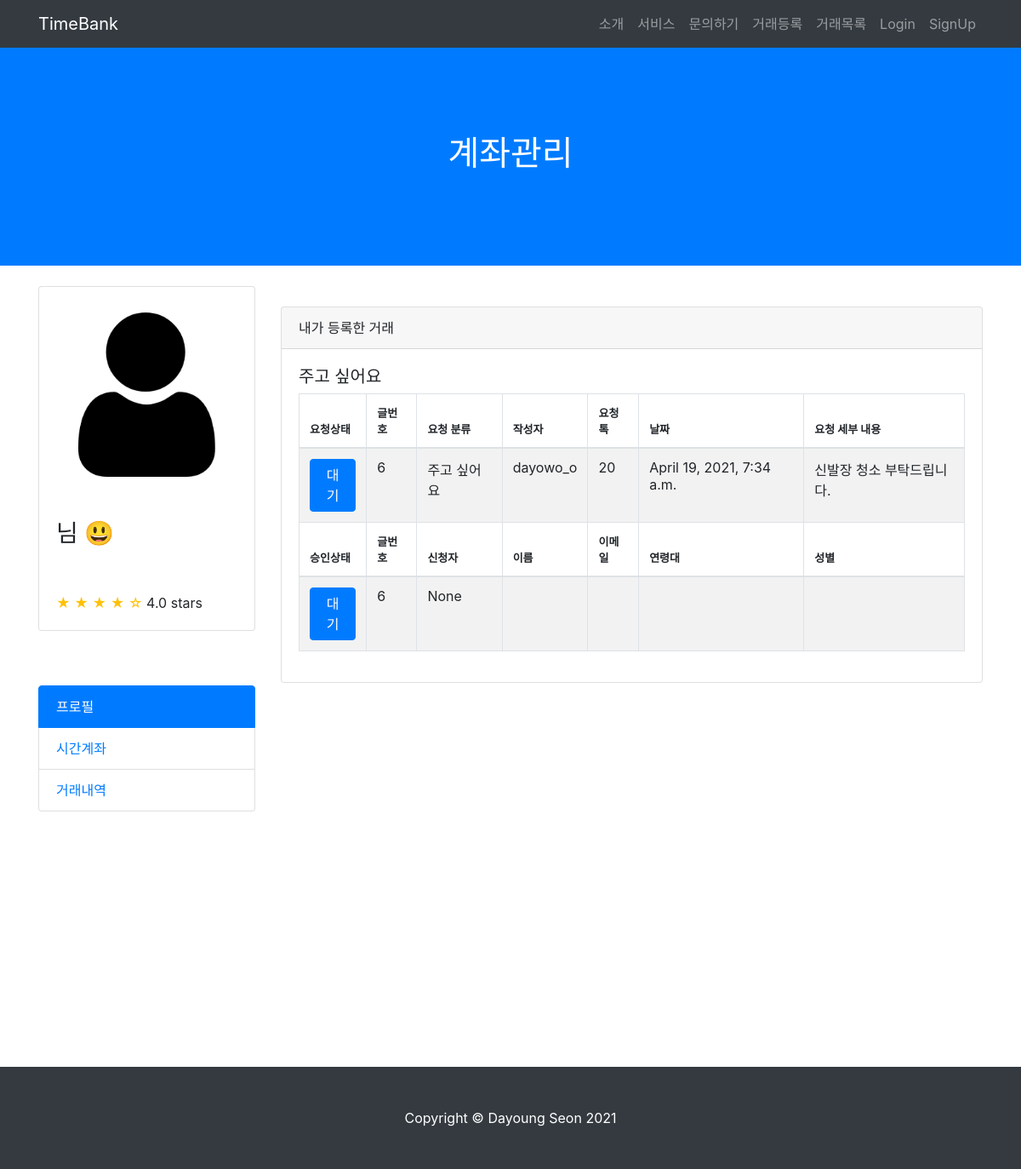
Page /account/my_post_detail/6 on the earlier database version.
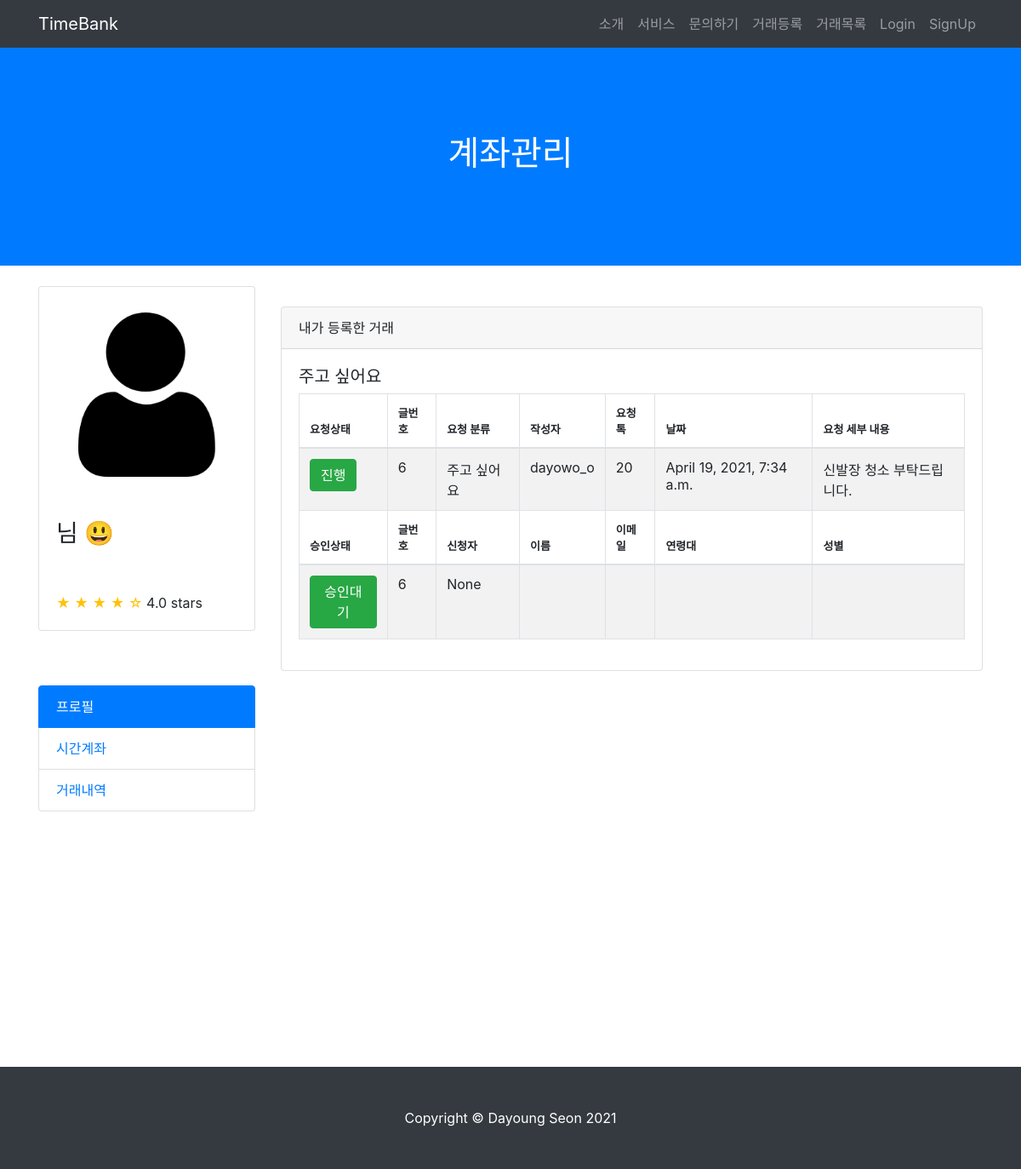
Same page on the later database version.
### TimeBank_app/models.py (models this page shows, shortened)
class Post(models.Model):
    date = models.CharField(max_length=140)
    start_time = models.CharField(max_length=140)
    end_time = models.CharField(max_length=140)
    service_choice = (('주고싶어요','주고싶어요'), ('받고싶어요','받고싶어요'))
    service = models.CharField(max_length=50, choices=service_choice)
    location = models.CharField(max_length=140)
    main_work = models.CharField(max_length=140)
    content = models.TextField(verbose_name='내용')
    created_at = models.DateTimeField(auto_now_add=True, verbose_name='등록시간')
    tok = models.IntegerField(default=0, verbose_name='거래톡')
    author = models.ForeignKey('TimeBank_account.User', on_delete=models.CASCADE, verbose_name='작성자')
    status_list = (('대기','대기'),('진행','진행'),('완료','완료'),('중단','중단'))
    status = models.CharField(max_length=50, choices=status_list, default='대기')
    respond_list = (('요청대기','요청대기'),('요청승인', '요청승인'),('요청거절','요청거절'))
    respond = models.CharField(max_length=50, choices=respond_list, verbose_name='승인상태', default='요청대기')
    applicants = models.CharField(max_length=140, verbose_name='신청자', null=True)
    giver = models.CharField(max_length=140, verbose_name='주는사람', null=True)
    taker = models.CharField(max_length=140, verbose_name='받는사람', null=True)
    class Meta:
        ordering = ['-created_at']

### TimeBank_account/models.py (models this page shows)
class User(AbstractUser):
    username = models.CharField(max_length=64, verbose_name='사용자ID', unique=True)
    email = models.EmailField(max_length=128, verbose_name='E-mail')
    name = models.CharField(max_length=64, verbose_name='이름')
    password = models.CharField(max_length=100, verbose_name='비밀번호')
    contact = models.CharField(max_length=150, verbose_name='연락처')
    birth = models.CharField(max_length=150, verbose_name='생년월일')
    user_age = models.CharField(max_length=50, verbose_name='연령대')
    gender = models.CharField(max_length=10, verbose_name='성별')
    balance = models.IntegerField(verbose_name='잔액', default=0)
    registered_dtn = models.DateField(auto_now_add=True, verbose_name='가입일자')
    image = models.ImageField(upload_to="images/", blank=True)
    about = models.TextField(verbose_name="소개말", blank=True)
    object = CustomUserManager()
    def __str__(self):
        return self.username
    class Meta:
        db_table = 'TimeBank_user'

### TimeBank_account/views.py (the view)
# urls.py: path('my_post_detail/<int:post_id>', views.my_post_detail, name="my_post_detail"),
def my_post_detail(request, post_id):
    post = Post.objects.get(pk=post_id)
    btn_msg = post.status
    if post.status == "진행":
        if post.taker == str(request.user):
            btn_msg = "완료하기"
        else:
            btn_msg = "승인대기"
    return render(request, "my_post_detail.html", {'post':post, 'btn_msg':btn_msg})

### TimeBank_account/templates/my_post_detail.html (shortened to what the changed rows need)
{% load static %}
<html lang="en">
<head>
  <link href="{% static 'vendor/bootstrap/css/bootstrap.min.css' %}" rel="stylesheet">
  <link href="{% static 'css/scrolling-nav.css' %}" rel="stylesheet">
</head>
<body id="page-top">
  <header class="bg-primary text-white">
    <div class="container text-center">
      <h1>계좌관리</h1>
    </div>
  </header>
 <div class="container">
  <div class="row">
    <div class="col-lg-9">
      <div class="card card-outline-secondary my-5">
        <div class="card-body">
          <h5>{{post.service}}</h5>
          <table id="example" class="table table-striped table-bordered" style="width:100%">
            <thead>
              <tr>
                <th style="font-size: 13px;">요청상태</th>
                <th style="font-size: 13px;">글번호</th>
                <th style="font-size: 13px;">요청 분류</th>
                <th style="font-size: 13px;">작성자</th>
                <th style="font-size: 13px;">요청톡</th>
                <th style="font-size: 13px;">날짜</th>
                <th style="font-size: 13px;">요청 세부 내용</th>
            </tr>
            </thead>
            <tbody>
                  <tr>
                    {% if post.status == "대기" %}
                      <td><button type="button" class="btn btn-primary">{{ post.status }}</button></td>
                      {% elif post.status == "진행" %}
                      <td><button type="button" class="btn btn-success">{{ post.status }}</button></td>
                      {% elif post.status == "완료" %}
                      <td><button type="button" class="btn btn-warning">{{ post.status }}</button></td>
                      {% elif post.status == "중단" %}
                      <td><button type="button" class="btn btn-secondary">{{ post.status }}</button></td>
                      {% endif %}
                      <td>{{ post.id }}</td>
                      <td>{{ post.service }}</td>
                      <td>{{ post.author }}</td>
                      <td>{{ post.tok }}</td>
                      <td>{{ post.created_at }}</td>
                      <td>{{ post.content }}</td>
                </tr>
            </tbody>
            <thead>
                <tr>
                  <th style="font-size: 13px;">승인상태</th>
                  <th style="font-size: 13px;">글번호</th>
                  <th style="font-size: 13px;">신청자</th>
                  <th style="font-size: 13px;">이름</th>
                  <th style="font-size: 13px;">이메일</th>
                  <th style="font-size: 13px;">연령대</th>
                  <th style="font-size: 13px;">성별</th>
              </tr>
              </thead>
              <tbody>
                <tr>
                    {% if post.status == "대기" %}
                    <td><button type="button" class="btn btn-primary">{{ post.status }}</button></td>
                    {% elif post.status == "진행" %}
                    <td>
                      {% if btn_msg == "완료하기" %}
                        <form action="{% url 'success' post.id %}" method="post">
                          {% csrf_token %}
                              <button type="submit" class="btn btn-success">{{btn_msg}}</button>
                        </form>
                        <form action="{% url 'stop' post.id %}" method="post">
                          {% csrf_token %}
                              <button type="submit" class="btn btn-danger">중단하기</button>
                        </form>
                      {% elif btn_msg == "승인대기" %}
                        <button type="submit" class="btn btn-success">{{btn_msg}}</button>
                    {% endif %}
                  </td>
                    {% elif post.status == "완료" %}
                    <td><button type="button" class="btn btn-warning">{{ post.status }}</button></td>
                    {% elif post.status == "중단" %}
                    <td><button type="button" class="btn btn-secondary">{{ post.status }}</button></td>
                    {% endif %}
                    <td>{{ post.id }}</td>
                    <td>{{ post.applicants }}</td>
                    <td>{{ my_post.tok }}</td>
                    <td>{{ my_post.date }}</td>
                    <td>{{ my_post.content }}</td>
                    <td>{{ my_post.content }}{{my_post.giver}}{{my_post.taker}}</td>
                </tr>
            </tbody>
          </table>
        </div>
      </div>
    </div>
</div>
</div>
</body>

Differences in the rows shown:
changed Post "주고 싶어요": status "대기" → "진행"; status "대기" → (not shown)
Other differences:
{{ btn_msg }}: (not shown) → "승인대기"
